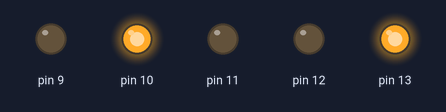
Bench run of a sketch on a simulated Arduino Uno, built with avr-gcc and run on an emulated ATmega328P. Parts: output pins drawn as LEDs (lit = HIGH).

Above: at 0.5 s.
At 1.5 s:
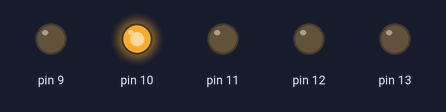
At 2.5 s:
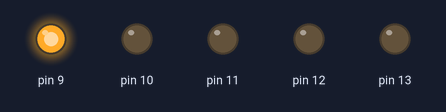
At 3.5 s:
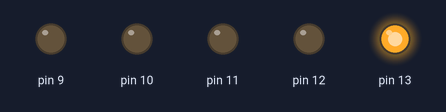
At 4.5 s:
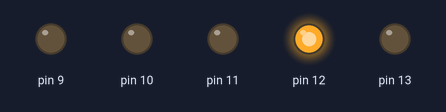
At 5.5 s:
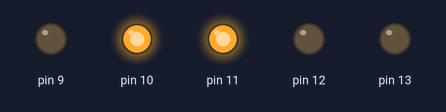
Timing chart, 0 to 7.8 s (numbered marks = the images above):
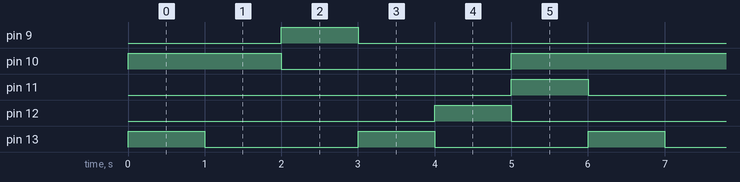

Measured:
- by itself, pin 9, pin 11, pin 12: alternates HIGH for 1.0 s and LOW for 5.0 s
- by itself, pin 10: repeats every 6.0 s: LOW 3.0 s, HIGH 3.0 s
- by itself, pin 13: alternates HIGH for 1.0 s and LOW for 2.0 s

The sketch:

nhayled.ino
```cpp
void setup() {

  pinMode(10, OUTPUT);
  pinMode(9, OUTPUT);
  pinMode(13, OUTPUT);
  pinMode(12, OUTPUT);
  pinMode(11, OUTPUT);
}

void loop() {
  digitalWrite(10, 1);
  digitalWrite(9, 0);
  digitalWrite(13, 1);
  digitalWrite(12, 0);
  digitalWrite(11, 0);
  delay(1000);

  digitalWrite(10, 1);
  digitalWrite(9, 0);
  digitalWrite(13, 0);
  digitalWrite(12, 0);
  digitalWrite(11, 0);
  delay(1000);

  digitalWrite(10, 0);
  digitalWrite(9, 1);
  digitalWrite(13, 0);
  digitalWrite(12, 0);
  digitalWrite(11, 0);
  delay(1000);

  digitalWrite(10, 0);
  digitalWrite(9, 0);
  digitalWrite(13, 1);
  digitalWrite(12, 0);
  digitalWrite(11, 0);
  delay(1000);

  digitalWrite(10, 0);
  digitalWrite(9, 0);
  digitalWrite(13, 0);
  digitalWrite(12, 1);
  digitalWrite(11, 0);
  delay(1000);

  digitalWrite(10, 1);
  digitalWrite(9, 0);
  digitalWrite(13, 0);
  digitalWrite(12, 0);
  digitalWrite(11, 1);
  delay(1000);

}
```
